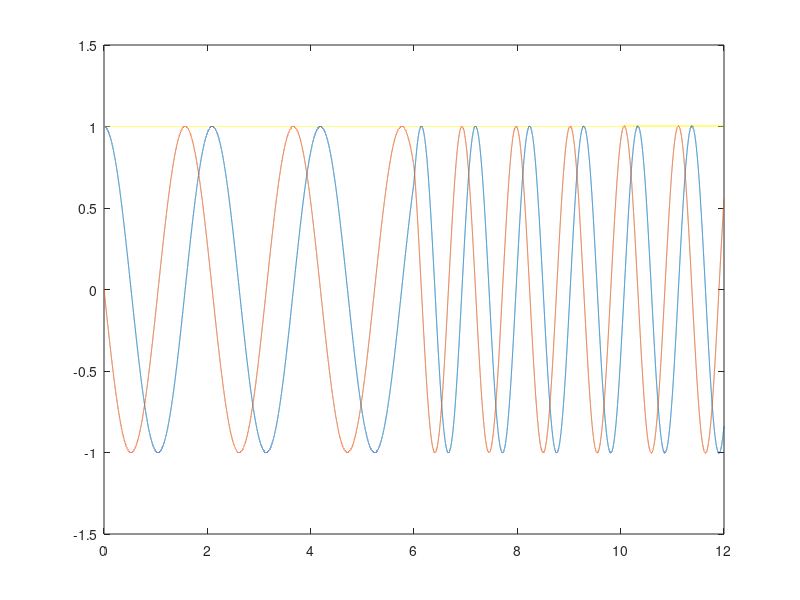
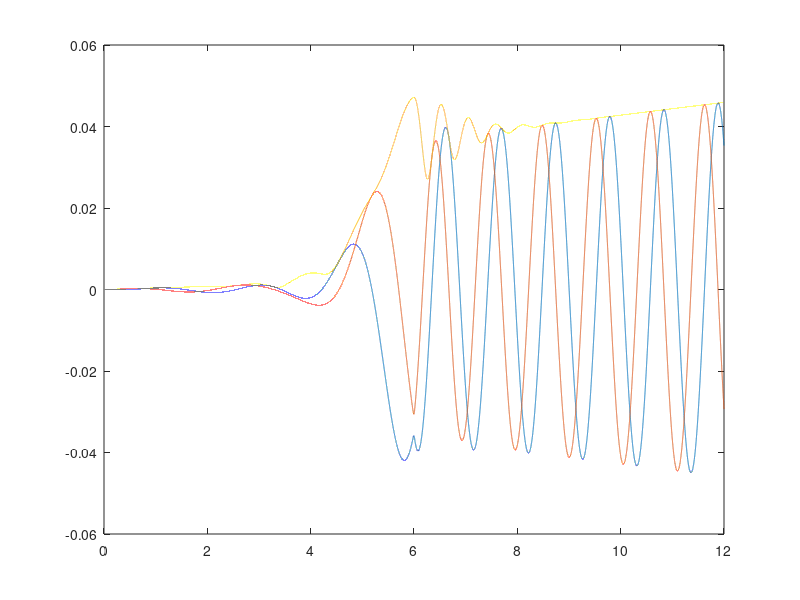
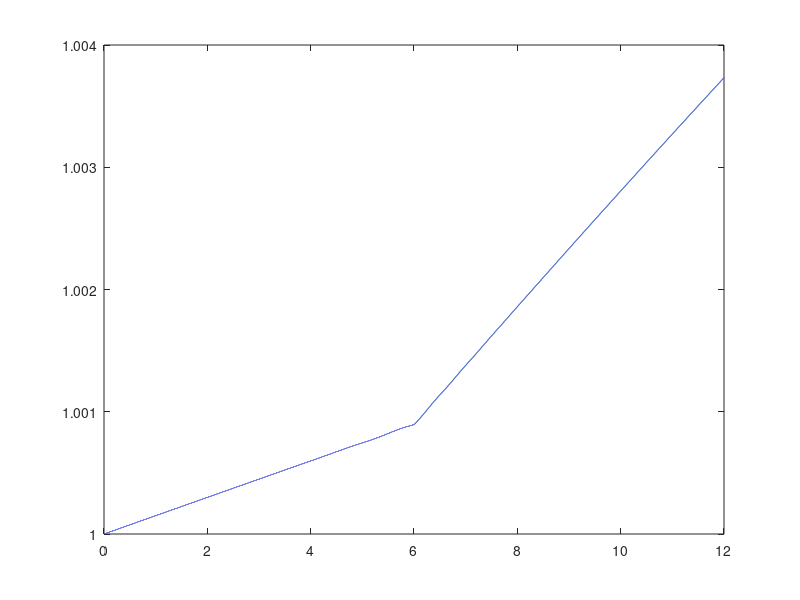
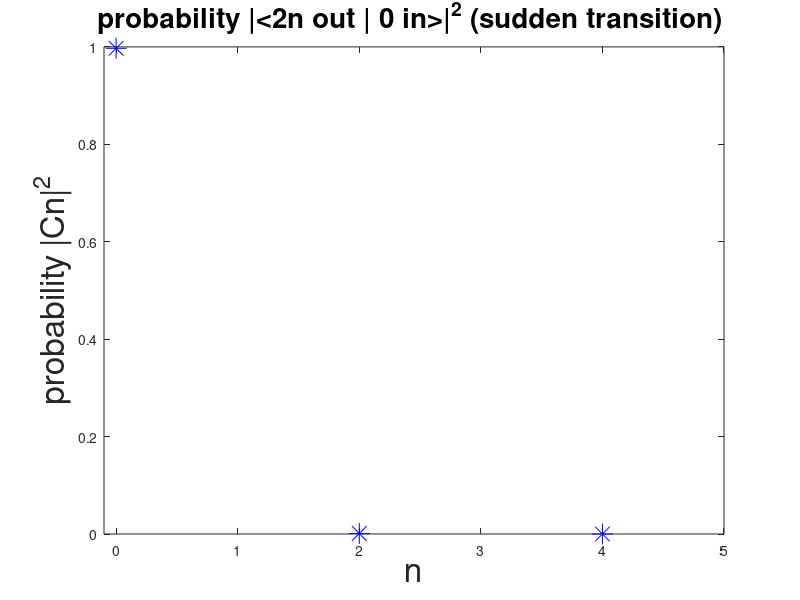

Write MATLAB code to recreate these figures, in order.
clear;

tmin=0;
tmax=12;
nt=120000;
dt=(tmax-tmin)/nt;
t=zeros(1,nt);
for i=1:nt
    t(i)=i*dt;
end

%  w initial and w final

w_i=3;
w_f=6;

a=(w_f+w_i)/2;
b=(w_f-w_i)/2;

dT=0.01;

w=a+b.*tanh((t-(tmax/2))/dT);

dwdt=1.5*(sech(t-6)).^2;

plot(t,w)

%solution array
u=zeros(1,nt);
v=zeros(1,nt);
%initial condition
u(1)=(w(2)+w(1))/(2*sqrt(w(2)*w(1)));
v(1)=(w(2)-w(1))/(2*sqrt(w(2)*w(1)));

for i=1:nt-2
    k1=dt*(-1i*w(i)*u(i)+(dwdt(i)/(2*w(i)))*conj(v(i)));
    l1=dt*(-1i*w(i)*v(i)+(dwdt(i)/(2*w(i)))*conj(u(i)));
    k2=dt*(-1i*w(i+1)*(u(i)+k1/2)+(dwdt(i+1)/(2*w(i+1)))*conj(v(i)+l1/2));
    l2=dt*(-1i*w(i+1)*(v(i)+k1/2)+(dwdt(i+1)/(2*w(i+1)))*conj(u(i)+l1/2));
    k3=dt*(-1i*w(i+1)*(u(i)+k2/2)+(dwdt(i+1)/(2*w(i+1)))*conj(v(i)+l2/2));
    l3=dt*(-1i*w(i+1)*(v(i)+k2/2)+(dwdt(i+1)/(2*w(i+1)))*conj(u(i)+l2/2));
    k4=dt*(-1i*w(i+2)*(u(i)+k3/2)+(dwdt(i+2)/(2*w(i+2)))*conj(v(i)+l3/2));
    l4=dt*(-1i*w(i+2)*(v(i)+k3/2)+(dwdt(i+2)/(2*w(i+2)))*conj(u(i)+l3/2));
    u(i+1)=u(i)+(1/6)*(k1+2*k2+2*k3+k4);
    v(i+1)=v(i)+(1/6)*(l1+2*l2+2*l3+l4);
    u(nt)=u(nt-1);
    v(nt)=v(nt-1);
end
u_real=real(u);
u_imag=imag(u);
v_real=real(v);
v_imag=imag(v);
figure(1)
plot(t,u_real)
hold on
plot(t,u_imag)
plot(t,abs(u))

figure(2)
plot(t,v_real)
hold on
plot(t,v_imag)
plot(t,abs(v))

norm_check=zeros(1,nt);
for j=1:nt

   norm_check(j)=abs(u(j))^2-abs(v(j))^2;
   
end
figure(3)
plot(t,norm_check)

% Proability
% Only consider the first 3 even terms for comparison with the Schrodinger
% numerical solution

alpha_p=u(nt);
beta_p=v(nt);

A=-1*conj(beta_p)/(2*alpha_p);
N=sqrt(1/abs(alpha_p));

C0=(abs(N))^2;
C2=(abs(N*sqrt(2)*(A)))^2;
C4=(abs(N*sqrt(6)*(A^2)))^2;

n=0:1:4;

figure(4)
plot(n(1),C0,'b*','Markersize', 15)
hold on
plot(n(3),C2,'b*','Markersize', 15)
plot(n(5),C4,'b*','Markersize', 15)
axis([-0.1 5 0 1])
xlabel('n','Fontsize', 24)
ylabel('probability |Cn|^2','Fontsize', 24)
title('probability |<2n out | 0 in>|^2 (sudden transition) ','Fontsize', 20)

